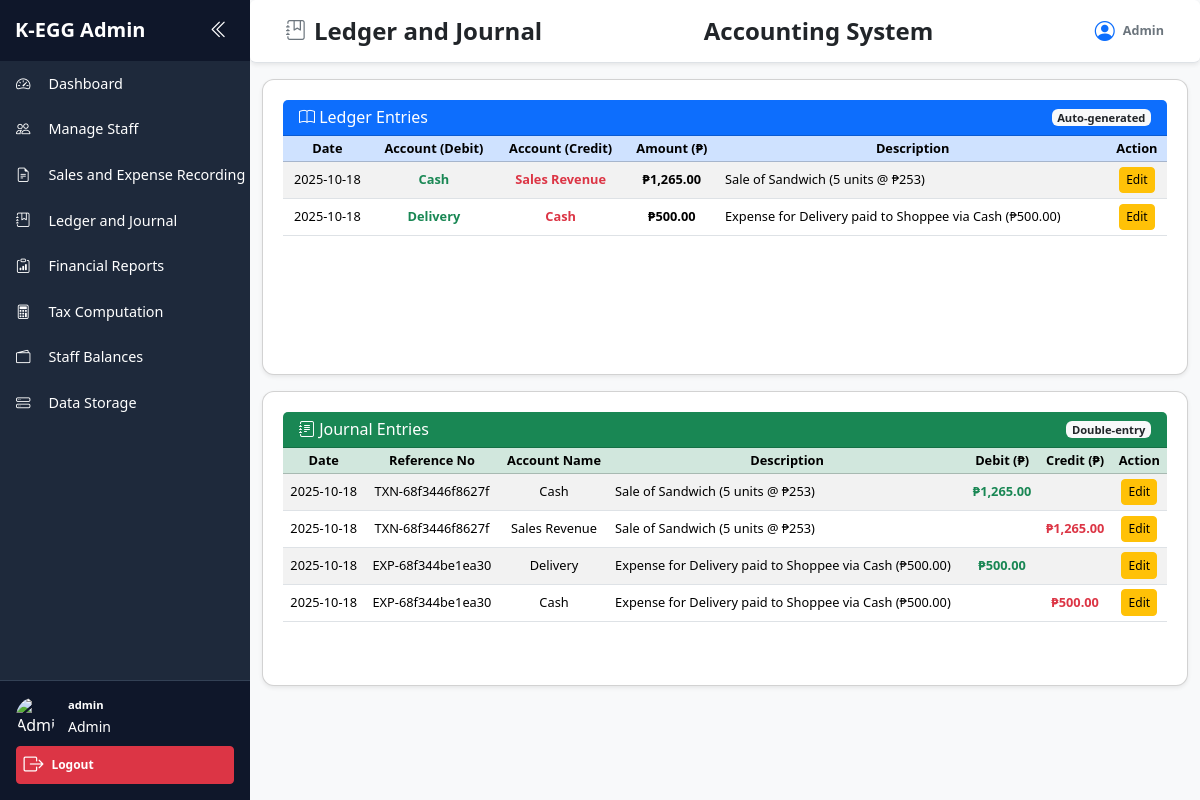
The app's page /admin/L&j.php (signed in) with its own data.
### tables this page shows
CREATE TABLE `ledger_entries` (
  `id` int(11) NOT NULL,
  `transaction_type` varchar(50) DEFAULT NULL,
  `transaction_id` int(11) DEFAULT NULL,
  `date` date DEFAULT NULL,
  `account_debit` varchar(100) DEFAULT NULL,
  `account_credit` varchar(100) DEFAULT NULL,
  `amount` decimal(10,2) DEFAULT NULL,
  `description` text DEFAULT NULL,
  `created_at` timestamp NOT NULL DEFAULT current_timestamp()
);

CREATE TABLE `journal_entries` (
  `id` int(11) NOT NULL,
  `reference_no` varchar(50) DEFAULT NULL,
  `account_name` varchar(100) DEFAULT NULL,
  `description` text DEFAULT NULL,
  `debit` decimal(10,2) DEFAULT NULL,
  `credit` decimal(10,2) DEFAULT NULL,
  `date` date DEFAULT NULL
);

### admin/L&j.php (the view, shortened to what this page needs)
<?php
$conn = new mysqli("localhost", "root", "", "capstone");
$ledger_result = $conn->query("SELECT * FROM ledger_entries ORDER BY date DESC");
$journal_result = $conn->query("SELECT * FROM journal_entries ORDER BY date DESC");
?>
<!DOCTYPE html>
<html lang="en">
<head>
    <link href="https://cdn.jsdelivr.net/npm/bootstrap@5.3.0/dist/css/bootstrap.min.css" rel="stylesheet">
    <link href="https://cdn.jsdelivr.net/npm/bootstrap-icons@1.10.5/font/bootstrap-icons.css" rel="stylesheet">
    <link href="https://cdn.jsdelivr.net/npm/bootstrap@5.3.3/dist/css/bootstrap.min.css" rel="stylesheet">
    <link rel="stylesheet" href="admin.css">
</head>
<body class="bg-light">
    <div class="dashboard-container d-flex flex-nowrap overflow-hidden">
        <div class="sidebar" id="sidebar">
            <div class="sidebar-header">
                <span class="brand">K-EGG Admin</span>
                <button class="toggle-btn" onclick="toggleSidebar()">
                    <i class="bi bi-chevron-double-left"></i>
                </button>
            </div>
            <ul class="nav flex-column nav-items">
                <li class="nav-item" title="Dashboard">
                    <a href="dashboard.php" class="nav-link d-flex align-items-center gap-2"><i class="bi bi-speedometer2"></i><span class="link-text">Dashboard</span></a>
                </li>
                <li class="nav-item" title="Manage Staff">
                    <a href="manage_staff.php" class="nav-link d-flex align-items-center gap-2"><i class="bi bi-people"></i><span class="link-text">Manage Staff</span></a>
                </li>
                <li class="nav-item" title="Reports">
                    <a href="SAE.php" class="nav-link d-flex align-items-center gap-2"><i class="bi bi-file-earmark-text"></i><span class="link-text">Sales and Expense Recording</span></a>
                </li>
                <li class="nav-item" title="Ledger and Journal">
                    <a href="L&j.php" class="nav-link d-flex align-items-center gap-2"><i class="bi bi-journal-bookmark"></i><span class="link-text">Ledger and Journal</span></a>
                </li>
                <li class="nav-item" title="Financial Reports">
                    <a href="financial_reports.php" class="nav-link d-flex align-items-center gap-2 active"><i class="bi bi-clipboard-data"></i><span class="link-text">Financial Reports</span></a>
                </li>
                <li class="nav-item" title="Tax Computation">
                    <a href="tax_computation.php" class="nav-link d-flex align-items-center gap-2">
                    <i class="bi bi-calculator"></i><span class="link-text">Tax Computation</span></a>
                </li>
                <li class="nav-item" title="Staff Balances">
                <a href="staff_balances.php" class="nav-link d-flex align-items-center gap-2">
                    <i class="bi bi-wallet2"></i>
                    <span class="link-text">Staff Balances</span></a>
                </li>
                <li class="nav-item" title="Data Storage">
                <a href="data_storage.php" class="nav-link d-flex align-items-center gap-2">
                    <i class="bi bi-hdd-stack"></i>
                    <span class="link-text">Data Storage</span></a>
                </li>
            </ul>
            <div class="sidebar-footer">
                <div class="user-profile">
                    <img src="https://cdn-icons-png.flaticon.com/512/149/149071.png" alt="Admin Icon">
                    <div class="user-info">
                        <strong><?= htmlspecialchars($_SESSION['admin']) ?></strong>
                        <small>Admin</small>
                    </div>
                </div>
                <a href="logout.php" class="btn btn-sm btn-danger w-100 mt-2 logout-btn">
                    <i class="bi bi-box-arrow-right"></i> <span class="logout-text">Logout</span>
                </a>
            </div>
        </div>
        <div class="main-content d-flex flex-column" style="height: 100vh; overflow: hidden;">
            <nav class="navbar navbar-expand-lg bg-white shadow-sm rounded mb-3 py-3 px-4 sticky-top w-100 border-bottom">
                <div class="container-fluid d-flex justify-content-between align-items-center">
                    <h4 class="mb-0 fw-bold text-dark d-none d-md-flex align-items-center">
                        <i class="bi bi-journal-bookmark me-2 text-secondary fs-5"></i>Ledger and Journal
                    </h4>
                    <div class="d-flex align-items-center gap-2">
                    <span class="h4 mb-0 fw-bold text-dark">Accounting System</span>
                    </div>
                    <div class="d-flex align-items-center gap-2 text-secondary small">
                    <i class="bi bi-person-circle fs-5 text-primary"></i>
                    <span class="fw-semibold">Admin</span>
                    </div>
                </div>
            </nav>
            <div class="container-fluid h-100">
                <div class="card shadow-sm flex-grow-1 overflow-auto" style="height: 41%">
                    <div class="card-header bg-primary text-white d-flex justify-content-between align-items-center">
                        <h5 class="mb-0"><i class="bi bi-book"></i> Ledger Entries</h5>
                        <span class="badge bg-light text-dark">Auto-generated</span>
                    </div>
                    <div class="card-body p-0">
                        <div class="table-responsive">
                            <table class="table table-sm table-hover table-striped align-middle mb-0">
                                <thead class="table-primary text-center">
                                    <tr>
                                        <th>Date</th>
                                        <th>Account (Debit)</th>
                                        <th>Account (Credit)</th>
                                        <th>Amount (₱)</th>
                                        <th>Description</th>
                                        <th>Action</th>
                                    </tr>
                                </thead>
                                <tbody class="text-center">
                                    <?php if ($ledger_result->num_rows > 0): ?>
                                        <?php while($row = $ledger_result->fetch_assoc()): ?>
                                            <tr>
                                                <td><?= date('Y-m-d', strtotime($row['date'])) ?></td>
                                                <td class="text-success fw-semibold"><?= htmlspecialchars($row['account_debit']) ?></td>
                                                <td class="text-danger fw-semibold"><?= htmlspecialchars($row['account_credit']) ?></td>
                                                <td class="fw-bold">₱<?= number_format($row['amount'], 2) ?></td>
                                                <td class="text-start"><?= nl2br(htmlspecialchars($row['description'])) ?></td>
                                                <td>
                                                    <button class="btn btn-sm btn-warning"
                                                            data-bs-toggle="modal"
                                                            data-bs-target="#editLedgerModal"
                                                            onclick='loadLedgerData(<?= json_encode($row) ?>)'>
                                                        Edit
                                                    </button>
                                                </td>
                                            </tr>
                                        <?php endwhile; ?>
                                    <?php else: ?>
                                        <tr><td colspan="6" class="text-muted text-center">No ledger entries found.</td></tr>
                                    <?php endif; ?>
                                </tbody>
                            </table>
                        </div>
                    </div>
                </div>
                <div class="card shadow-sm flex-grow-1 overflow-auto" style="height: 41%">
                    <div class="card-header bg-success text-white d-flex justify-content-between align-items-center">
                        <h5 class="mb-0"><i class="bi bi-journal-text"></i> Journal Entries</h5>
                        <span class="badge bg-light text-dark">Double-entry</span>
                    </div>
                    <div class="card-body p-0">
                        <div class="table-responsive">
                            <table class="table table-sm table-hover table-striped align-middle mb-0">
                                <thead class="table-success text-center">
                                    <tr>
                                        <th>Date</th>
                                        <th>Reference No</th>
                                        <th>Account Name</th>
                                        <th>Description</th>
                                        <th>Debit (₱)</th>
                                        <th>Credit (₱)</th>
                                        <th>Action</th>
                                    </tr>
                                </thead>
                                <tbody class="text-center">
                                    <?php if ($journal_result->num_rows > 0): ?>
                                        <?php while($row = $journal_result->fetch_assoc()): ?>
                                            <tr>
                                                <td><?= date('Y-m-d', strtotime($row['date'])) ?></td>
                                                <td><?= htmlspecialchars($row['reference_no']) ?></td>
                                                <td><?= htmlspecialchars($row['account_name']) ?></td>
                                                <td class="text-start"><?= nl2br(htmlspecialchars($row['description'])) ?></td>
                                                <td class="text-success fw-semibold">
                                                    <?= $row['debit'] != 0 ? '₱' . number_format($row['debit'], 2) : '' ?>
                                                </td>
                                                <td class="text-danger fw-semibold">
                                                    <?= $row['credit'] != 0 ? '₱' . number_format($row['credit'], 2) : '' ?>
                                                </td>
                                                <td>
                                                    <button class="btn btn-sm btn-warning"
                                                            data-bs-toggle="modal"
                                                            data-bs-target="#editJournalModal"
                                                            onclick='loadJournalData(<?= json_encode($row) ?>)'>
                                                        Edit
                                                    </button>
                                                </td>
                                            </tr>
                                        <?php endwhile; ?>
                                    <?php else: ?>
                                        <tr><td colspan="7" class="text-muted text-center">No journal entries available.</td></tr>
                                    <?php endif; ?>
                                </tbody>
                            </table>
                        </div>
                    </div>
                </div>
            </div>
        </div>
    </div>
</body>
</html>

### admin/admin.css (style rules this page uses)
html, body { margin: 0; padding: 0; font-family: 'Segoe UI', sans-serif; overflow-x: hidden; }
.dashboard-container { display: flex; height: 100vh; overflow: hidden; }
.main-content { margin-left: 250px; width: calc(100% - 250px); transition: all 0.3s; min-width: 0; overflow-x: hidden; }
.sidebar { width: 250px; background: #1e293b; color: white; height: 100vh; transition: width 0.3s; display: flex; flex-direction: column; position: fixed; overflow-x: hidden; }
.sidebar .link-text { display: inline; margin-left: 10px; font-size: 0.9rem; }
.sidebar-header { padding: 15px; display: flex; align-items: center; justify-content: space-between; background-color: #0f172a; }
.sidebar .brand { color: white; font-size: 1.25rem; font-weight: bold; white-space: nowrap; transition: opacity 0.3s, visibility 0.3s, transform 0.3s; }
.toggle-btn { background: none; border: none; color: white; font-size: 1.2rem; margin-left: 10px; }
.sidebar .nav-items { flex-grow: 1; padding: 0; list-style: none; }
.nav-items { flex-grow: 1; padding: 0; list-style: none; }
.nav-link { color: white; display: flex; align-items: center; padding: 0.75rem 1rem; text-decoration: none; transition: background 0.3s; white-space: nowrap; }
.nav-link i { font-size: 0.9rem; }
.sidebar-footer { padding: 1rem; background: #0f172a; border-top: 1px solid #334155; }
.user-profile { display: flex; align-items: center; gap: 0.75rem; }
.user-profile img { width: 30px; height: 30px; border-radius: 50%; }
.user-info strong { font-size: 0.7rem; display: block; }
.logout-btn { display: flex; align-items: center; justify-content: flex-start; gap: 0.5rem; padding: 0.375rem 0.75rem; font-weight: 600; }
.logout-btn i { font-size: 1.25rem; }
.user-profile img { width: 40px; height: 40px; }
.navbar { border-radius: 0.5rem; font-size: 0.9rem; backdrop-filter: blur(6px); transition: all 0.3s ease; }
.card { background-color: white; padding: 1.25rem; border-radius: 12px; box-shadow: 0 2px 10px rgba(0,0,0,0.05); margin-bottom: 1rem; }
.table-sm td, .table-sm th { padding: 0.3rem 0.4rem !important; font-size: 0.8rem !important; line-height: 1.2 !important; vertical-align: middle !important; }
.content-area, .card { font-size: 0.85rem !important; }
.table-responsive { font-size: 0.85rem !important; }
.content-area h4, .card-header h5 { font-size: 1rem !important; }
.badge { font-size: 0.7rem !important; padding: 0.25em 0.5em !important; }
.btn-sm { padding: 0.2rem 0.4rem !important; font-size: 0.75rem !important; }

### records on screen
ledger_entries: date "2025-10-18", account_debit "Cash", account_credit "Sales Revenue", amount "1,265.00", description "Sale of Sandwich (5 units @ ₱253)"
ledger_entries: date "2025-10-18", account_debit "Delivery", account_credit "Cash", amount "500.00", description "Expense for Delivery paid to Shoppee via Cash (₱500.00)"
journal_entries: date "2025-10-18", reference_no "TXN-68f3446f8627f", account_name "Cash", description "Sale of Sandwich (5 units @ ₱253)", debit "1,265.00"
journal_entries: date "2025-10-18", reference_no "TXN-68f3446f8627f", account_name "Sales Revenue", description "Sale of Sandwich (5 units @ ₱253)", credit "1,265.00"
journal_entries: date "2025-10-18", reference_no "EXP-68f344be1ea30", account_name "Delivery", description "Expense for Delivery paid to Shoppee via Cash (₱500.00)", debit "500.00"
journal_entries: date "2025-10-18", reference_no "EXP-68f344be1ea30", account_name "Cash", description "Expense for Delivery paid to Shoppee via Cash (₱500.00)", credit "500.00"

### other values on screen
$_SESSION['admin'] "admin"
